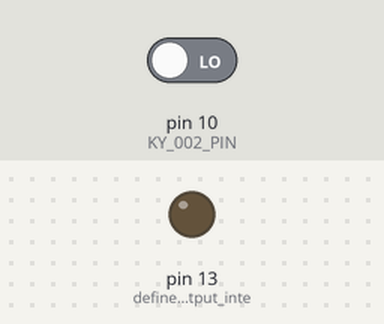
Bench run of a sketch on a simulated Arduino Uno, built with avr-gcc and run on an emulated ATmega328P. Shown: output pins drawn as LEDs (lit = HIGH). The test bench sets the inputs (shaded band); at power-on: pin 10 (KY_002_PIN) LOW.

Above: at 1.2 s.
1.3 s: pin 10 (KY_002_PIN) driven HIGH
At 2.3 s:
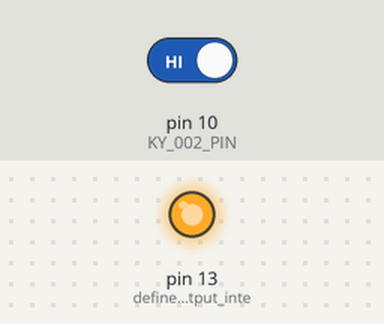
2.8 s: pin 10 (KY_002_PIN) driven LOW
At 3.5 s:
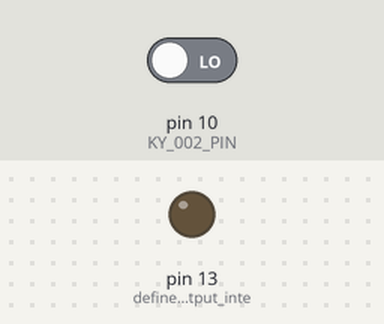
Timing chart, 0 to 5.8 s (numbered marks = the images above; inputs shaded):
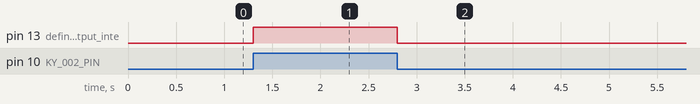

Measured:
- after the input at 1.3 s, pin 13 (define_LED_as_output_inte): LOW → HIGH at once
- after the input at 2.8 s, pin 13 (define_LED_as_output_inte): HIGH → LOW at once

The sketch:

KY-002_ShockSensor.ino
```cpp
/*
 * inventr.io 37 in 1 Sensor Kit (https://inventr.io/product/37-in-1-sensor-kit/)
 * Sensor Course (https://inventr.io/course/sensor-training/)
 *
 * Lesson - [KY-002] Shock Sensor
 *
 * The KY-002 is a simple shock sensor module that detects vibrations or impacts.
 * or movements in a variety of applications, such as detecting doors opening and
 * closing or detecting knocks on a table.
 *
 * Code contributions:
 *    David Schmidt (davids@inventr.io)
 */

/* This project just needs a Digital pin.
 * On the Hero (Arduino Uno compatible) we *could* use: D0-D13, A0-A5.
 * Skip: A0-A5 (save for Analog),
 *       D0/D1 (used by USB),
 *       D2/D3 (save for interrupts),
 *       D13 (used by LED_BUILTIN and SPI Clock),
 *       D5, D6, D9, D10 and D11 (save for PWM)
 *       D11 (SPI MOSI)
 *       D12 (SPI MISO)
 * Recommended for fewest conflicts:
 *    D4, D7 or D8
 */
const uint8_t KY_002_PIN = 10;        // Good digital pin not used for other purposes

void setup() {
  pinMode(LED_BUILTIN, OUTPUT);  // define LED as output interface
  pinMode(KY_002_PIN, INPUT);    // output interface defines vibration sensor
}

void loop() {
  int val = digitalRead(KY_002_PIN);  // read digital interface is assigned a value of 3 val
  if (val)                    // When the shock sensor detects a signal flash LED
    digitalWrite(LED_BUILTIN, HIGH);
  else
    digitalWrite(LED_BUILTIN, LOW);
}
```
